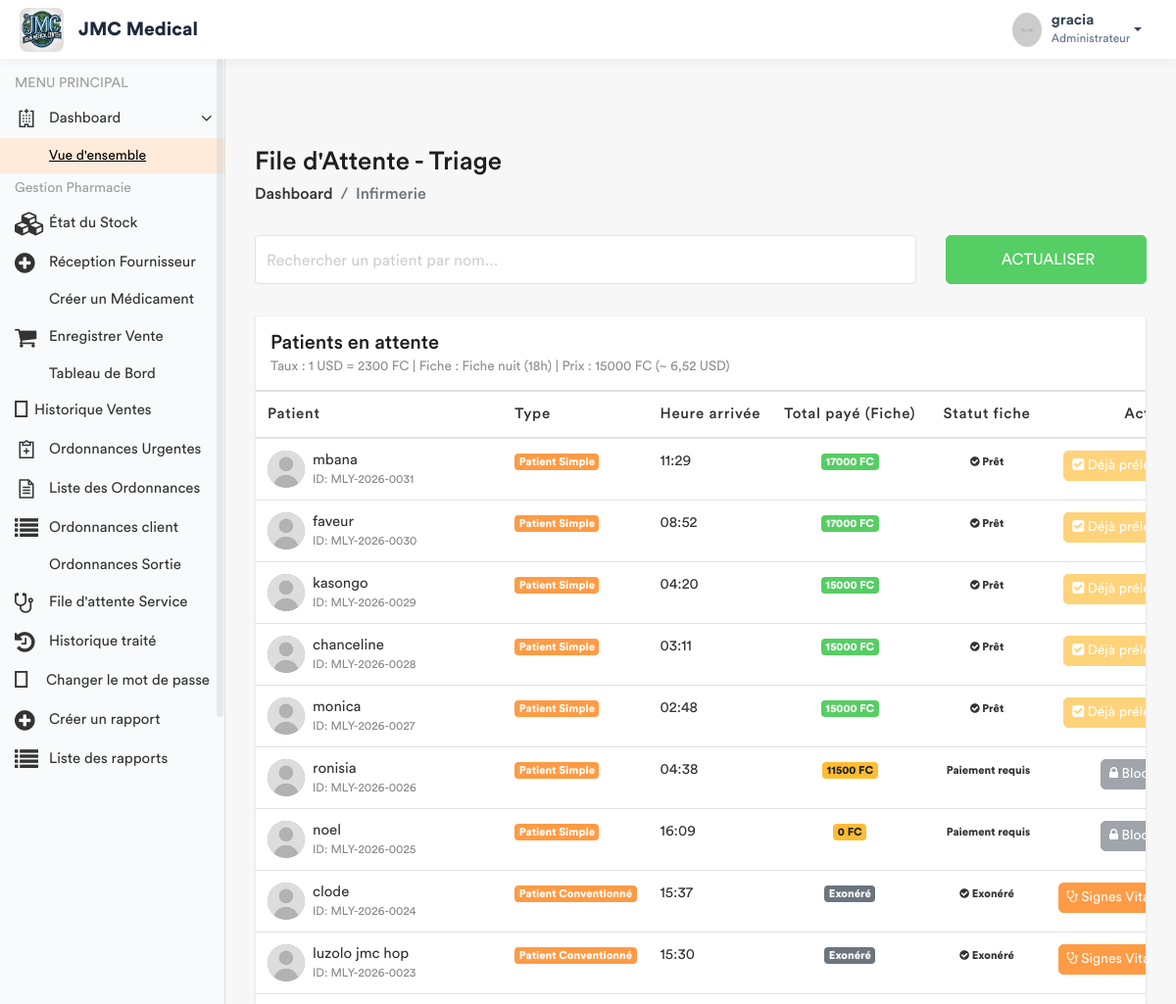
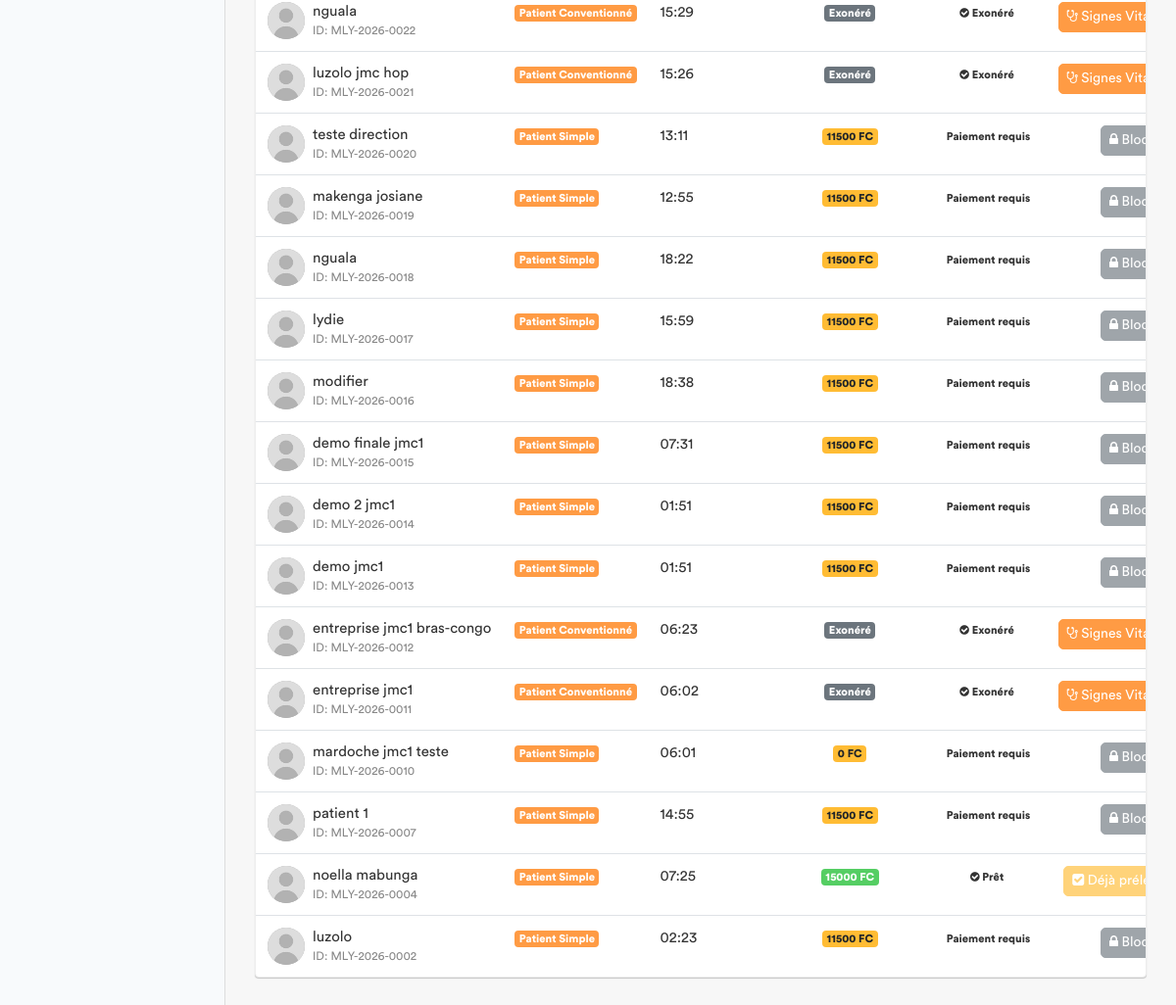
Screenshot of /infirmerie/attente/ (signed in) with the database file from the repository (2 pictures, top to bottom).
### app/models.py (models this page shows, shortened)
class ConfigurationHopital(models.Model):
    taux_usd_en_cdf = models.DecimalField(max_digits=10, decimal_places=2, default=Decimal('2500.00'))
    derniere_mise_a_jour = models.DateTimeField(auto_now=True)
    class Meta:
        verbose_name = "Configuration du Taux"
    @classmethod
    def get_taux(cls):
        config = cls.objects.first()
        if config:
            return config.taux_usd_en_cdf
        return Decimal('2500.00')

class Prestation(models.Model):
    CATEGORIES = [
        ('ADM', 'Administratif'),
        ('CONS', 'Consultation'),
        ('LABO', 'Laboratoire'),
        ('SOIN', 'Soins'),
        ('ECHO', 'Échographie'),
        ('RADIO', 'Radiologie'),
        ('SCAN', 'Scanner'),
        ('IRM', 'IRM'),
        ('CARDIO', 'Cardiographie'),
        ('GYNECO', 'Gynécographie'),
        ('ONCO', 'Oncologie'),
        ('ORTHO', 'Orthopédie'),
        ('DERMA', 'Dermatologie'),
        ('OPHTA', 'Ophtalmologie'),
        ('PSY', 'Psychiatrie'),
        ('KINE', 'Rééducation / Kinésithérapie'),
        ('MED', 'Acte Médical'),
        ('CHIR', 'Acte Chirurgical'),
        ('CONS_MAT', 'Consultation Maternité'),
        ('MAT', 'Forfait Maternité / Accouchement'),
    ]
    libelle = models.CharField(max_length=200, verbose_name="Libellé")
    categorie = models.CharField(max_length=10, choices=CATEGORIES, verbose_name="Catégorie")
    prix = models.DecimalField(max_digits=10, decimal_places=2, default=Decimal('0.00'), verbose_name="Prix (CDF)")
    hopital =  models.ForeignKey(Hopital, on_delete= models.SET_NULL , null = True , related_name = 'hopital_prestation')
    valeur_normale = models.CharField(
        max_length=150, blank=True, null=True,
        verbose_name="Valeur Normale / Référence (Labo uniquement)",
        help_text="Ex: 70-110 mg/dl, Négatif, etc."
    )
    class Meta:
        verbose_name = "Prestation"
        verbose_name_plural = "Prestations"

class Patient(models.Model):
    TYPE_CHOICES = [
        ('SIMPLE', 'Patient Simple'),
        ('FIDELE', 'Patient Fidèle'),
        ('CONVENTIONNE', 'Patient Conventionné'),
    ]
    code_patient = models.CharField(max_length=20, unique=True, editable=False)
    noms = models.CharField(max_length=100)
    service = models.ForeignKey('Service', on_delete=models.PROTECT, related_name='patients', null=True)
    sexe = models.CharField(max_length=1, choices=[('M', 'Masculin'), ('F', 'Féminin')])
    age = models.CharField(max_length=30)
    adresse = models.TextField()
    telephone = models.CharField(max_length=20)
    hopital = models.ForeignKey(Hopital , on_delete=models.SET_NULL , related_name= 'patient_hopital', null = True)
    type_patient = models.CharField(max_length=15, choices=TYPE_CHOICES, default='SIMPLE')
    a_carte_fidelite = models.BooleanField(default=False, verbose_name="Possède carte de fidélité")
    entreprise = models.ForeignKey(
        'Entreprise',
        on_delete=models.SET_NULL,
        null=True,
        blank=True,
        related_name='patients',
        verbose_name="Entreprise (si conventionné)"
    )
    fiche_payee = models.BooleanField(default=False)
    created_by = models.ForeignKey(User, on_delete=models.SET_NULL, null=True, related_name='patients_crees')
    date_creation = models.DateTimeField(auto_now_add=True)
    date_modification = models.DateTimeField(auto_now=True)

### app/views.py (the view)
# urls.py: path('infirmerie/attente/', views.liste_attente_triage, name='liste_attente_triage'),
@login_required
def liste_attente_triage(request):
    taux = ConfigurationHopital.get_taux()  # 1 USD = taux CDF
    role = Fonction.objects.select_related('hopital', 'fonctionKey').filter(userKey=request.user).first()
    hopital_user = role.hopital if role else None
    if not hopital_user:
        messages.error(request, "Votre compte n'est rattaché à aucun hôpital.")
        return redirect('enregistrement_patient')
    now = timezone.now()
    if timezone.is_naive(now):
        now = timezone.make_aware(now, timezone.get_current_timezone())
    now_local = timezone.localtime(now)
    heure_actuelle = now_local.hour
    est_nuit = heure_actuelle >= 16 or heure_actuelle < 7
    libelle_cible = "Fiche nuit" if est_nuit else "Fiche jour"
    prestation_fiche = Prestation.objects.filter(
        categorie='ADM',
        libelle__icontains=libelle_cible,
        hopital=hopital_user
    ).first()
    if not prestation_fiche:
        messages.error(
            request,
            f"La prestation '{libelle_cible}' n'est pas configurée pour votre hôpital."
        )
        prix_fiche_cdf = Decimal('0')
    else:
        prix_fiche_cdf = prestation_fiche.prix or Decimal('0')
    prix_fiche_usd = prix_fiche_cdf / taux if taux else Decimal('0')
    patients_liste = Patient.objects.filter(hopital=hopital_user).order_by('-date_creation')
    for patient in patients_liste:
        if patient.type_patient != 'SIMPLE':
            patient.a_solde_fiche = True
            patient.total_fiche_cdf = Decimal('0')  # ou total_fiche_usd si tu veux garder ce champ
            patient.doit_payer_fiche = False
        else:
            patient.doit_payer_fiche = True
            paiements = Paiement.objects.filter(
                patient=patient,
                service='FICHE',
                hopital=hopital_user
            )
            total_paye_cdf = Decimal('0')
            for p in paiements:
                if p.devise == 'CDF':
                    total_paye_cdf += p.montant_verse
                else:  # USD
                    total_paye_cdf += p.montant_verse * taux
            patient.total_fiche_cdf = total_paye_cdf
            patient.a_solde_fiche = total_paye_cdf >= prix_fiche_cdf
        patient.a_signes_vitaux_deja_pris = SigneVital.objects.filter(patient=patient).exists()
    fonctionKey = role.fonctionKey.roleName if (role and role.fonctionKey) else None
    return render(request, 'back-end/infirmerie/liste_attente.html', {
        'patients': patients_liste,
        'taux': taux,
        'prix_fiche': prix_fiche_usd,      # pour affichage en USD si tu veux
        'prix_fiche_cdf': prix_fiche_cdf,  # pour affichage en CDF
        'fonctionKey': fonctionKey,
        'libelle_cible': libelle_cible,
        'est_nuit': est_nuit,
        'heure_actuelle': heure_actuelle,
    })

### app/templates/back-end/infirmerie/liste_attente.html (shortened to what this page needs)
<!DOCTYPE html>
{% load static %}
<html lang="fr">
    <head>
        {% include 'back-end/includes/css.html' %}
    </head>
    <body>
        <div class="main-wrapper">
            {% include 'back-end/includes/header.html' %}
            {% include 'back-end/includes/sidebar.html' %}
            <div class="page-wrapper">
                <div class="content container-fluid">
                    <div class="page-header">
                        <div class="row align-items-center">
                            <div class="col">
                                <h3 class="page-title">File d'Attente - Triage</h3>
                                <ul class="breadcrumb">
                                    <li class="breadcrumb-item"><a href="{% url 'dashboard' %}">Dashboard</a></li>
                                    <li class="breadcrumb-item active">Infirmerie</li>
                                </ul>
                            </div>
                        </div>
                    </div>
                    <div class="row filter-row">
                        <div class="col-sm-9 col-md-9">
                            <div class="form-group form-focus">
                                <input type="text" id="searchPatient" class="form-control floating" onkeyup="filterTable()">
                                <label class="focus-label">Rechercher un patient par nom...</label>
                            </div>
                        </div>
                        <div class="col-sm-3 col-md-3">
                            <button class="btn btn-success btn-block" onclick="window.location.reload();">  Actualiser </button>
                        </div>
                    </div>
                    <div class="card card-table mt-3">
                        <div class="card-header">
                            <h4 class="card-title mb-0">
                                Patients en attente
                                <small class="text-muted d-block mt-1" style="font-size: 0.85rem;">
                                    Taux : 1 USD = {{ taux|floatformat:0 }} FC |
                                    Fiche : {{ libelle_cible }} ({{ heure_actuelle }}h) |
                                    Prix : {{ prix_fiche_cdf|floatformat:0 }} FC (~ {{ prix_fiche|floatformat:2 }} USD)
                                </small>
                            </h4>
                        </div>
                        <div class="card-body">
                            <div class="table-responsive">
                                <table class="table table-hover table-center mb-0" id="patientTable">
                                    <thead>
                                        <tr>
                                            <th>Patient</th>
                                            <th>Type</th>
                                            <th>Heure arrivée</th>
                                            <th class="text-center">Total payé (Fiche)</th>
                                            <th class="text-center">Statut fiche</th>
                                            <th class="text-right">Action</th>
                                        </tr>
                                    </thead>
                                    <tbody>
                                        {% for patient in patients %}
                                        <tr>
                                            <td>
                                                <h2 class="table-avatar">
                                                    <a href="#" class="avatar avatar-sm mr-2">
                                                        <img class="avatar-img rounded-circle" src="{% static 'back-end/assets/img/user.jpg' %}" alt="User">
                                                    </a>
                                                    <a href="#">{{ patient.noms }} <span>ID: {{ patient.code_patient }}</span></a>
                                                </h2>
                                            </td>
                                            <td><span class="badge badge-primary">{{ patient.get_type_patient_display }}</span></td>
                                            <td>{{ patient.date_creation|date:"H:i" }}</td>
                                            <td class="text-center">
                                                {% if patient.type_patient != 'SIMPLE' %}
                                                    <span class="badge badge-secondary">Exonéré</span>
                                                {% else %}
                                                    <span class="badge {% if patient.a_solde_fiche %}badge-success{% else %}badge-warning{% endif %}">
                                                        {{ patient.total_fiche_cdf|floatformat:0 }} FC
                                                    </span>
                                                {% endif %}
                                            </td>
                                            <td class="text-center">
                                                {% if patient.type_patient != 'SIMPLE' %}
                                                    <span class="badge badge-success-border"><i class="fa fa-check-circle"></i> Exonéré</span>
                                                {% elif patient.a_solde_fiche %}
                                                    <span class="badge badge-success-border"><i class="fa fa-check-circle"></i> Prêt</span>
                                                {% else %}
                                                    <span class="badge badge-danger-border"> Paiement requis</span>
                                                {% endif %}
                                            </td>
                                            <td class="text-right">
                                                {% if patient.type_patient != 'SIMPLE' %}
                                                    {% if patient.a_signes_vitaux_deja_pris %}
                                                        <button class="btn btn-warning btn-sm" disabled>
                                                            <i class="fa fa-check-square"></i> Déjà prélevé
                                                        </button>
                                                    {% else %}
                                                        <a href="{% url 'saisir_signes' patient.id %}" class="btn btn-primary btn-sm">
                                                            <i class="fa fa-stethoscope"></i> Signes Vitaux
                                                        </a>
                                                    {% endif %}
                                                {% elif not patient.a_solde_fiche and patient.doit_payer_fiche %}
                                                    <button class="btn btn-secondary btn-sm" disabled title="Le patient doit solder la fiche">
                                                        <i class="fa fa-lock"></i> Bloqué
                                                    </button>
                                                {% elif patient.a_signes_vitaux_deja_pris %}
                                                    <button class="btn btn-warning btn-sm" disabled>
                                                        <i class="fa fa-check-square"></i> Déjà prélevé
                                                    </button>
                                                {% else %}
                                                    <a href="{% url 'saisir_signes' patient.id %}" class="btn btn-primary btn-sm">
                                                        <i class="fa fa-stethoscope"></i> Signes Vitaux
                                                    </a>
                                                {% endif %}
                                            </td>
                                        </tr>
                                        {% empty %}
                                        <tr>
                                            <td colspan="6" class="text-center py-4">Aucun patient en attente.</td>
                                        </tr>
                                        {% endfor %}
                                    </tbody>
                                </table>
                            </div>
                        </div>
                    </div>
                </div>
            </div>
        </div>
    </body>
</html>

### app/templates/back-end/includes/header.html (shortened to what this page needs)
{% load static %}
<header class="header-modern" style="background: #ffffff; height: 60px; box-shadow: 0 2px 10px rgba(0,0,0,0.05); display: flex; align-items: center; padding: 0 20px; position: relative; z-index: 1060;">
    <div class="header-left" style="display: flex; align-items: center;">
        <a href="{% url 'home' %}" class="logo">
            <img src="{% static 'front-end/assets/img/dr/jmc.jpeg' %}" width="45" height="45" alt="Moyanoli" style="border-radius: 8px;">
        </a>
        <span style="font-weight: 700; font-size: 1.2rem; margin-left: 15px; color: #1e293b;">JMC Medical</span>
    </div>
    <ul class="nav user-menu" style="list-style: none; display: flex; align-items: center; margin-left: auto;">
        <li class="nav-item dropdown has-arrow main-drop">
            <a href="#" class="dropdown-toggle nav-link" data-toggle="dropdown" style="display: flex; align-items: center; color: #334155; text-decoration: none;">
                <span class="user-img" style="margin-right: 10px;">
                    <img src="{% static 'back-end/assets/img/profiles/avatar-21.jpg' %}" width="35" height="35" alt="User" style="border-radius: 50%;">
                </span>
                <div style="line-height: 1.2;">
                    <span style="font-weight: 600; display: block;">{{ user.username }}</span>
                    <span style="font-size: 0.75rem; color: #64748b;">Administrateur</span>
                </div>
            </a>
        </li>
    </ul>
</header>

### rows the page displays
ConfigurationHopital: taux_usd_en_cdf "2300"
Prestation: libelle "Fiche nuit", prix "15000"
Patient: noms "mbana", code_patient "MLY-2026-0031", type_patient "Patient Simple", date_creation "11:29", total_fiche_cdf "17000", shows "Prêt", shows "Déjà…"
Patient: noms "faveur", code_patient "MLY-2026-0030", type_patient "Patient Simple", date_creation "08:52", total_fiche_cdf "17000", shows "Prêt", shows "Déjà…"
Patient: noms "kasongo", code_patient "MLY-2026-0029", type_patient "Patient Simple", date_creation "04:20", total_fiche_cdf "15000", shows "Prêt", shows "Déjà…"
Patient: noms "chanceline", code_patient "MLY-2026-0028", type_patient "Patient Simple", date_creation "03:11", total_fiche_cdf "15000", shows "Prêt", shows "Déjà…"
Patient: noms "monica", code_patient "MLY-2026-0027", type_patient "Patient Simple", date_creation "02:48", total_fiche_cdf "15000", shows "Prêt", shows "Déjà…"
Patient: noms "ronisia", code_patient "MLY-2026-0026", type_patient "Patient Simple", date_creation "04:38", total_fiche_cdf "11500", shows "Paiement requis", shows "Bloqué"
Patient: noms "noel", code_patient "MLY-2026-0025", type_patient "Patient Simple", date_creation "16:09", total_fiche_cdf "0", shows "Paiement requis", shows "Bloqué"
Patient: noms "clode", code_patient "MLY-2026-0024", type_patient "Patient Conventionné", date_creation "15:37", shows "Exonéré", shows "Signes…"
Patient: noms "luzolo jmc hop", code_patient "MLY-2026-0023", type_patient "Patient Conventionné", date_creation "15:30", shows "Exonéré", shows "Signes…"
Patient: noms "nguala", code_patient "MLY-2026-0022", type_patient "Patient Conventionné", date_creation "15:29", shows "Exonéré", shows "Signes…"
Patient: noms "luzolo jmc hop", code_patient "MLY-2026-0021", type_patient "Patient Conventionné", date_creation "15:26", shows "Exonéré", shows "Signes…"
Patient: noms "teste direction", code_patient "MLY-2026-0020", type_patient "Patient Simple", date_creation "13:11", total_fiche_cdf "11500", shows "Paiement requis", shows "Bloqué"
Patient: noms "makenga josiane", code_patient "MLY-2026-0019", type_patient "Patient Simple", date_creation "12:55", total_fiche_cdf "11500", shows "Paiement requis", shows "Bloqué"
Patient: noms "nguala", code_patient "MLY-2026-0018", type_patient "Patient Simple", date_creation "18:22", total_fiche_cdf "11500", shows "Paiement requis", shows "Bloqué"
Patient: noms "lydie", code_patient "MLY-2026-0017", type_patient "Patient Simple", date_creation "15:59", total_fiche_cdf "11500", shows "Paiement requis", shows "Bloqué"
Patient: noms "modifier", code_patient "MLY-2026-0016", type_patient "Patient Simple", date_creation "18:38", total_fiche_cdf "11500", shows "Paiement requis", shows "Bloqué"
Patient: noms "demo finale jmc1", code_patient "MLY-2026-0015", type_patient "Patient Simple", date_creation "07:31", total_fiche_cdf "11500", shows "Paiement requis", shows "Bloqué"
Patient: noms "demo 2 jmc1", code_patient "MLY-2026-0014", type_patient "Patient Simple", date_creation "01:51", total_fiche_cdf "11500", shows "Paiement requis", shows "Bloqué"
Patient: noms "demo jmc1", code_patient "MLY-2026-0013", type_patient "Patient Simple", date_creation "01:51", total_fiche_cdf "11500", shows "Paiement requis", shows "Bloqué"
Patient: noms "entreprise jmc1 bras-congo", code_patient "MLY-2026-0012", type_patient "Patient Conventionné", date_creation "06:23", shows "Exonéré", shows "Signes…"
Patient: noms "entreprise jmc1", code_patient "MLY-2026-0011", type_patient "Patient Conventionné", date_creation "06:02", shows "Exonéré", shows "Signes…"
Patient: noms "mardoche jmc1 teste", code_patient "MLY-2026-0010", type_patient "Patient Simple", date_creation "06:01", total_fiche_cdf "0", shows "Paiement requis", shows "Bloqué"
Patient: noms "patient 1", code_patient "MLY-2026-0007", type_patient "Patient Simple", date_creation "14:55", total_fiche_cdf "11500", shows "Paiement requis", shows "Bloqué"
Patient: noms "noella mabunga", code_patient "MLY-2026-0004", type_patient "Patient Simple", date_creation "07:25", total_fiche_cdf "15000", shows "Prêt", shows "Déjà…"
Patient: noms "luzolo", code_patient "MLY-2026-0002", type_patient "Patient Simple", date_creation "02:23", total_fiche_cdf "11500", shows "Paiement requis", shows "Bloqué"

### other values shown
{{ user.username }} "gracia"
{{ heure_actuelle }} "18"
{{ prix_fiche|floatformat:2 }} "6,52"
